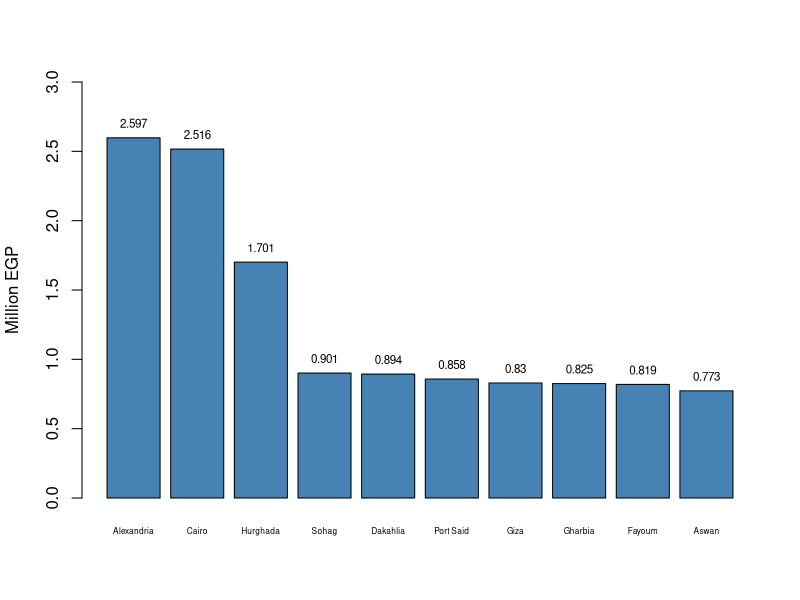

Reproduce this figure in R.
# Changes and sets working directory
dir<-getwd()
dir<-gsub("R-Scripts","",dir)
setwd(dir)

df<-read.csv("Datasets/all_cities.csv")

cities<-unique(df$city)
totals<-vector()
for (city in cities) {
  total<- sum(df$total[df$city==city])
  totals<- append(totals,total)
}
total_by_city<-data.frame(cities,totals)

total_by_city<-total_by_city[order(total_by_city$totals,decreasing = TRUE),]

#barplot(total_by_city$totals,names.arg = total_by_city$cities,col = "steelblue",ylim = c(0,3000000))

text(x=barplot(total_by_city$totals/1000000,ylab = "Million EGP",names.arg = total_by_city$cities,cex.names = 0.5,col = "steelblue",ylim = c(0,3))
,y=total_by_city$totals/1000000 ,labels = round(total_by_city$totals/1000000,3),pos = 3,,cex=0.7)